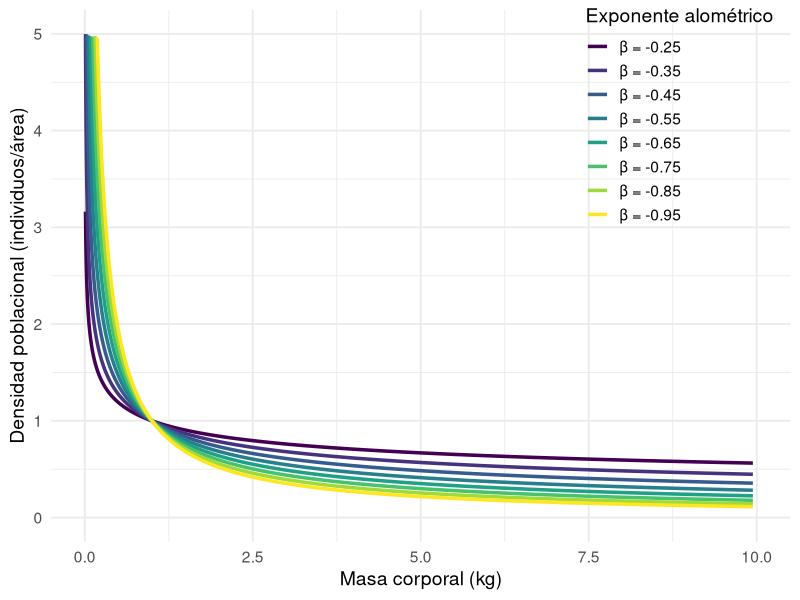
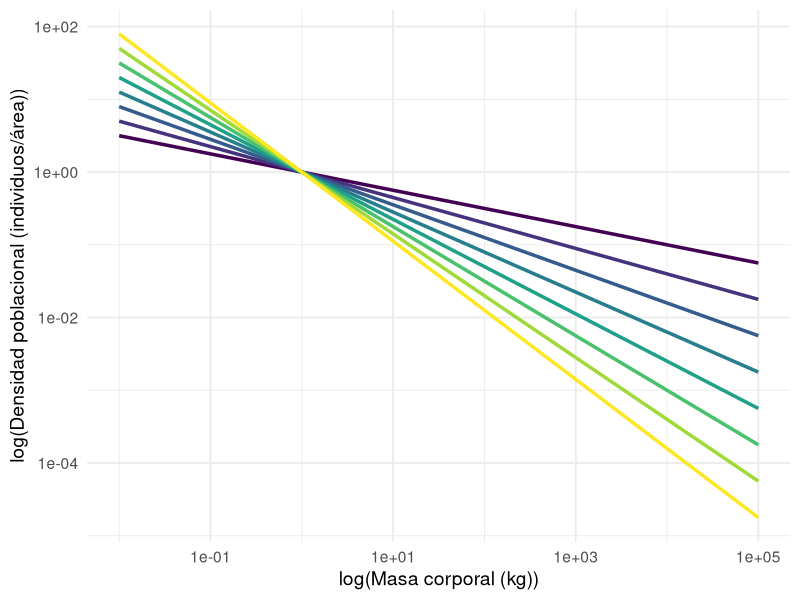

Here is the R script that generated these plots, in order:
library(tidyverse)
library(patchwork)

# -------------------------------------------------------------------------
# codigo para explorar la relación alométrica entre densidad poblacional y masa corporal

# rango de masa corporal (escala logarítmica)
masa_corporal <- 10^seq(-2, 5, length.out = 2000)  # desde 0.01 kg a 100,000 kg

# relación alométrica individual
exponente_BMR <- 0.75

# exponente de la relación alométrica densidad-masa corporal
exponente_densidad <- seq(-0.95, -0.25, by = 0.1)

# tabla con todas las combinaciones
combinaciones_exponentes <- expand.grid(
  masa_corporal = masa_corporal,
  exponente_densidad = exponente_densidad
) %>%
  mutate(
    BMR = masa_corporal^exponente_BMR,
    densidad = masa_corporal^exponente_densidad,
    exp_leyenda = paste0("β = ", exponente_densidad)
  )

# -------------------------------------------------------------------------
# creamos la figura 

figura_densidad_lineal <- ggplot(combinaciones_exponentes, aes(x = masa_corporal, y = densidad, color = exp_leyenda)) +
  geom_line(linewidth = 1.2) +
  xlim(0,10) + 
  ylim(0,5) +
  scale_color_viridis_d() +
  labs(x = "Masa corporal (kg)",
       y = "Densidad poblacional (individuos/área)",
       color = "Exponente alométrico"
  ) +
  theme_minimal(base_size = 14) +
  guides(color = guide_legend(position = "inside")) +
  theme(legend.position.inside=c(.85,0.8)) +
  NULL

figura_densidad_log <- ggplot(combinaciones_exponentes, aes(x = masa_corporal, y = densidad, color = exp_leyenda)) +
  geom_line(linewidth = 1.2) +
  scale_x_log10() +
  scale_y_log10() +
  scale_color_viridis_d(guide = "none") +
  labs(x = "log(Masa corporal (kg))",
       y = "log(Densidad poblacional (individuos/área))",
       color = "Exponente alométrico"
  ) +
  theme_minimal(base_size = 14) +
  NULL

# -------------------------------------------------------------------------

# figura_densidad_lineal + figura_densidad_log
